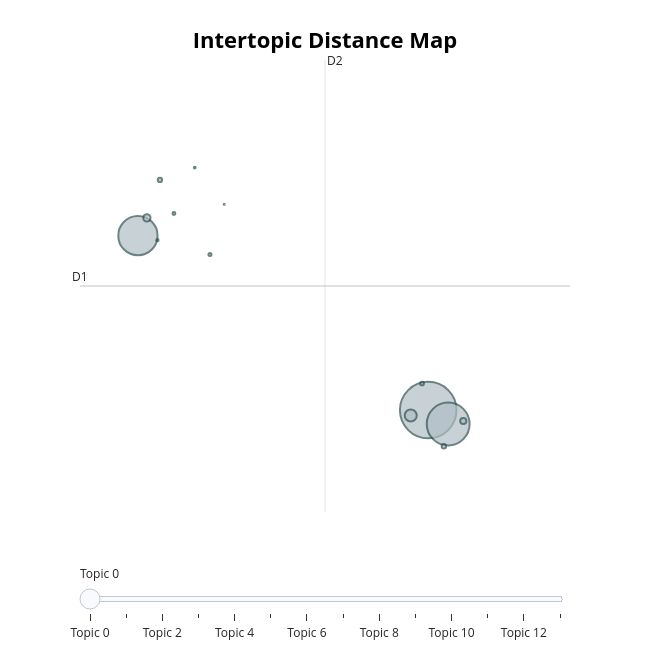
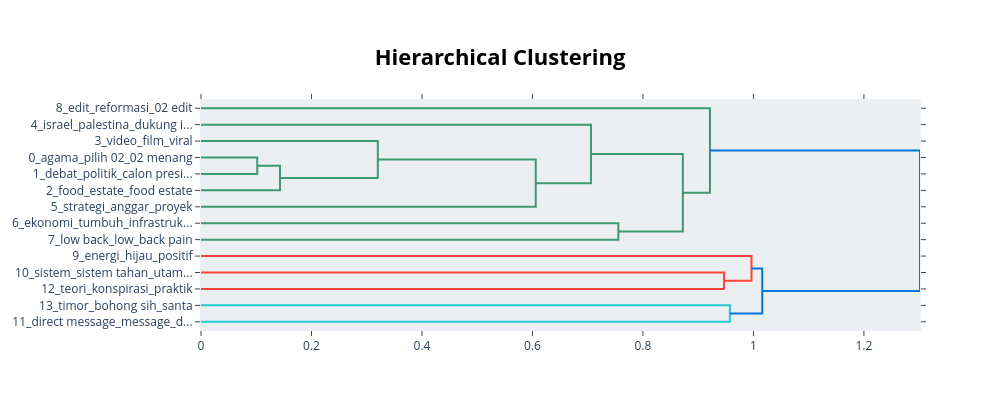
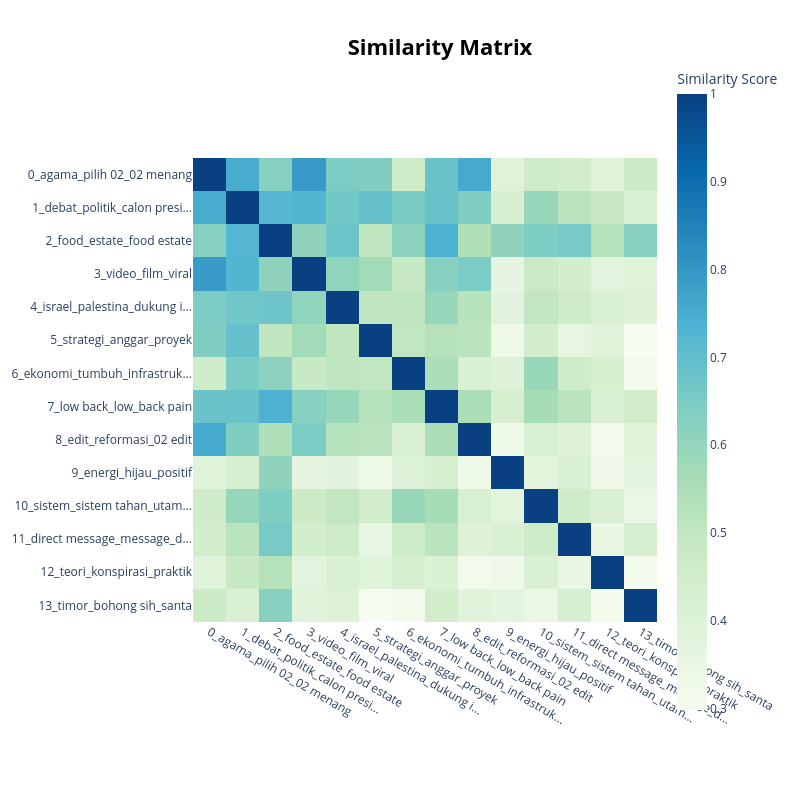

Source (notebook cell) for these figures, in order:
### Code cell
# Get the improved topic information
topic_info = topic_model.get_topic_info()
print("\nImproved Topic Information:")
print(topic_info.head(10))

# Print topics with their new labels
print("\nTopik Pembicaraan Masyarakat terhadap Pasangan Prabowo-Gibran:")
for index, row in topic_info.iterrows():
    if row["Topic"] != -1:  # Skip outlier topic
        topic_id = row["Topic"]
        words = [word[0] for word in topic_model.get_topic(topic_id)[:8]]
        print(f"Theme: {row['Name']}")
        print(f"Keywords: {', '.join(words)}")
        print(f"Document count: {row['Count']}")
        print("-" * 50)

# Create a topic distribution visualization
plt.figure(figsize=(12, 6))
topic_counts = topic_info[topic_info["Topic"] != -1]["Count"]
topic_names = [label for topic, label in topic_labels.items() if topic != -1][:len(topic_counts)]

# Plot with better color scheme
bars = plt.bar(topic_names, topic_counts, color=plt.cm.viridis(np.linspace(0, 1, len(topic_counts))))

# Add count labels on top of bars
for bar in bars:
    height = bar.get_height()
    plt.text(bar.get_x() + bar.get_width()/2., height + 0.5,
            f'{int(height)}', ha='center', va='bottom', fontweight='bold')

plt.xticks(rotation=45, ha="right")
plt.title("Distribusi Topik Pembicaraan Masyarakat Terhadap Pasangan Prabowo-Gibran", fontsize=14, fontweight='bold')
plt.xlabel("Topik Pembicaraan", fontsize=12)
plt.ylabel("Number of Tweets", fontsize=12)
plt.tight_layout()
plt.grid(axis='y', linestyle='--', alpha=0.7)
plt.show()

# Display interactive visualizations
intertopic_map = topic_model.visualize_topics()
display(intertopic_map)

# Create hierarchical clustering visualization
hierarchy = topic_model.visualize_hierarchy()
display(hierarchy)

# Create heatmap of topic similarities
heatmap = topic_model.visualize_heatmap()
display(heatmap)

# Create word clouds for top 3 topics
plt.figure(figsize=(15, 10))
for i, topic_id in enumerate(topic_info[topic_info['Topic'] != -1]['Topic'][:3]):
    plt.subplot(1, 3, i+1)
    
    # Get topic words and weights
    words = dict(topic_model.get_topic(topic_id)[:15])
    
    # Create and display wordcloud
    wordcloud = WordCloud(width=400, height=400, background_color='white', 
                          colormap='viridis', max_words=50).generate_from_frequencies(words)
    
    plt.imshow(wordcloud, interpolation='bilinear')
    plt.title(f"Topic: {topic_labels[topic_id]}", fontsize=12)
    plt.axis('off')

plt.tight_layout()
plt.show()

### Figure 1 — Plotly figure (JSON) as saved in the notebook; plotly's stock layout.template omitted (floating-point values rounded to 4 significant figures)
{"data": [{"customdata": [[0, "agama | pilih 02 | 02 menang | dukung 02 | calon 02", 25911], [1, "debat | politik | calon presiden | demokrasi | wakil presiden", 14859], [2, "food | estate | food estate | satu | tentara", 12480], [3, "video | film | viral | lihat video | porno", 1186], [4, "israel | palestina | dukung israel | gaza | tulis", 427], [5, "strategi | anggar | proyek | efektif | jitu", 310], [6, "ekonomi | tumbuh | infrastruktur | cipta | cipta lapang kerja", 157], [7, "low back | low | back pain | low back pain | pain", 148], [8, "edit | reformasi | 02 edit | cape | cape cape", 112], [9, "energi | hijau | positif | inspirasi | energi positif", 75], [10, "sistem | sistem tahan | utama sistem tahan | utama sistem | alat utama", 67], [11, "direct message | message | direct | online | ojek online", 41], [12, "teori | konspirasi | praktik | handal | korea pop", 26], [13, "timor | bohong sih | santa | gbla | coba cari", 11]], "hovertemplate": "<b>Topic %{customdata[0]}</b><br>%{customdata[1]}<br>Size: %{customdata[2]}", "legendgroup": "", "marker": {"color": "#B0BEC5", "line": {"color": "DarkSlateGrey", "width": 2}, "size": [25911, 14859, 12480, 1186, 427, 310, 157, 148, 112, 75, 67, 41, 26, 11], "sizemode": "area", "sizeref": 16.19, "symbol": "circle"}, "mode": "markers", "name": "", "orientation": "v", "showlegend": false, "type": "scatter", "x": [19.8, 20.38, 11.3, 19.29, 11.56, 20.82, 20.26, 11.95, 19.62, 13.41, 12.36, 11.87, 12.96, 13.83], "xaxis": "x", "y": [10.25, 9.953, 14.02, 10.14, 14.41, 10.02, 9.473, 15.23, 10.83, 13.61, 14.5, 13.92, 15.49, 14.7], "yaxis": "y"}], "layout": {"annotations": [{"showarrow": false, "text": "D1", "x": 9.607, "y": 12.93, "yshift": 10}, {"showarrow": false, "text": "D2", "x": 16.78, "xshift": 10, "y": 17.82}], "height": 650, "hoverlabel": {"bgcolor": "white", "font": {"family": "Rockwell", "size": 16}}, "legend": {"itemsizing": "constant", "tracegroupgap": 0}, "margin": {"t": 60}, "shapes": [{"line": {"color": "#CFD8DC", "width": 2}, "type": "line", "x0": 16.78, "x1": 16.78, "y0": 8.052, "y1": 17.82}, {"line": {"color": "#9E9E9E", "width": 2}, "type": "line", "x0": 9.607, "x1": 23.95, "y0": 12.93, "y1": 12.93}], "sliders": [{"active": 0, "pad": {"t": 50}, "steps": [{"args": [{"marker.color": [["red", "#B0BEC5", "#B0BEC5", "#B0BEC5", "#B0BEC5", "#B0BEC5", "#B0BEC5", "#B0BEC5", "#B0BEC5", "#B0BEC5", "#B0BEC5", "#B0BEC5", "#B0BEC5", "#B0BEC5"]]}], "label": "Topic 0", "method": "update"}, {"args": [{"marker.color": [["#B0BEC5", "red", "#B0BEC5", "#B0BEC5", "#B0BEC5", "#B0BEC5", "#B0BEC5", "#B0BEC5", "#B0BEC5", "#B0BEC5", "#B0BEC5", "#B0BEC5", "#B0BEC5", "#B0BEC5"]]}], "label": "Topic 1", "method": "update"}, {"args": [{"marker.color": [["#B0BEC5", "#B0BEC5", "red", "#B0BEC5", "#B0BEC5", "#B0BEC5", "#B0BEC5", "#B0BEC5", "#B0BEC5", "#B0BEC5", "#B0BEC5", "#B0BEC5", "#B0BEC5", "#B0BEC5"]]}], "label": "Topic 2", "method": "update"}, {"args": [{"marker.color": [["#B0BEC5", "#B0BEC5", "#B0BEC5", "red", "#B0BEC5", "#B0BEC5", "#B0BEC5", "#B0BEC5", "#B0BEC5", "#B0BEC5", "#B0BEC5", "#B0BEC5", "#B0BEC5", "#B0BEC5"]]}], "label": "Topic 3", "method": "update"}, {"args": [{"marker.color": [["#B0BEC5", "#B0BEC5", "#B0BEC5", "#B0BEC5", "red", "#B0BEC5", "#B0BEC5", "#B0BEC5", "#B0BEC5", "#B0BEC5", "#B0BEC5", "#B0BEC5", "#B0BEC5", "#B0BEC5"]]}], "label": "Topic 4", "method": "update"}, {"args": [{"marker.color": [["#B0BEC5", "#B0BEC5", "#B0BEC5", "#B0BEC5", "#B0BEC5", "red", "#B0BEC5", "#B0BEC5", "#B0BEC5", "#B0BEC5", "#B0BEC5", "#B0BEC5", "#B0BEC5", "#B0BEC5"]]}], "label": "Topic 5", "method": "update"}, {"args": [{"marker.color": [["#B0BEC5", "#B0BEC5", "#B0BEC5", "#B0BEC5", "#B0BEC5", "#B0BEC5", "red", "#B0BEC5", "#B0BEC5", "#B0BEC5", "#B0BEC5", "#B0BEC5", "#B0BEC5", "#B0BEC5"]]}], "label": "Topic 6", "method": "update"}, {"args": [{"marker.color": [["#B0BEC5", "#B0BEC5", "#B0BEC5", "#B0BEC5", "#B0BEC5", "#B0BEC5", "#B0BEC5", "red", "#B0BEC5", "#B0BEC5", "#B0BEC5", "#B0BEC5", "#B0BEC5", "#B0BEC5"]]}], "label": "Topic 7", "method": "update"}, {"args": [{"marker.color": [["#B0BEC5", "#B0BEC5", "#B0BEC5", "#B0BEC5", "#B0BEC5", "#B0BEC5", "#B0BEC5", "#B0BEC5", "red", "#B0BEC5", "#B0BEC5", "#B0BEC5", "#B0BEC5", "#B0BEC5"]]}], "label": "Topic 8", "method": "update"}, {"args": [{"marker.color": [["#B0BEC5", "#B0BEC5", "#B0BEC5", "#B0BEC5", "#B0BEC5", "#B0BEC5", "#B0BEC5", "#B0BEC5", "#B0BEC5", "red", "#B0BEC5", "#B0BEC5", "#B0BEC5", "#B0BEC5"]]}], "label": "Topic 9", "method": "update"}, {"args": [{"marker.color": [["#B0BEC5", "#B0BEC5", "#B0BEC5", "#B0BEC5", "#B0BEC5", "#B0BEC5", "#B0BEC5", "#B0BEC5", "#B0BEC5", "#B0BEC5", "red", "#B0BEC5", "#B0BEC5", "#B0BEC5"]]}], "label": "Topic 10", "method": "update"}, {"args": [{"marker.color": [["#B0BEC5", "#B0BEC5", "#B0BEC5", "#B0BEC5", "#B0BEC5", "#B0BEC5", "#B0BEC5", "#B0BEC5", "#B0BEC5", "#B0BEC5", "#B0BEC5", "red", "#B0BEC5", "#B0BEC5"]]}], "label": "Topic 11", "method": "update"}, {"args": [{"marker.color": [["#B0BEC5", "#B0BEC5", "#B0BEC5", "#B0BEC5", "#B0BEC5", "#B0BEC5", "#B0BEC5", "#B0BEC5", "#B0BEC5", "#B0BEC5", "#B0BEC5", "#B0BEC5", "red", "#B0BEC5"]]}], "label": "Topic 12", "method": "update"}, {"args": [{"marker.color": [["#B0BEC5", "#B0BEC5", "#B0BEC5", "#B0BEC5", "#B0BEC5", "#B0BEC5", "#B0BEC5", "#B0BEC5", "#B0BEC5", "#B0BEC5", "#B0BEC5", "#B0BEC5", "#B0BEC5", "red"]]}], "label": "Topic 13", "method": "update"}]}], "title": {"font": {"color": "Black", "size": 22}, "text": "<b>Intertopic Distance Map</b>", "x": 0.5, "xanchor": "center", "y": 0.95, "yanchor": "top"}, "width": 650, "xaxis": {"anchor": "y", "domain": [0, 1], "range": [9.607, 23.95], "title": {"text": ""}, "visible": false}, "yaxis": {"anchor": "x", "domain": [0, 1], "range": [8.052, 17.82], "title": {"text": ""}, "visible": false}}}

### Figure 2 — Plotly figure (JSON) as saved in the notebook; plotly's stock layout.template omitted (floating-point values rounded to 4 significant figures)
{"data": [{"hoverinfo": "text", "marker": {"color": "rgb(61,153,112)"}, "mode": "lines", "type": "scatter", "x": [0.0, 0.1018, 0.1018, 0.0], "xaxis": "x", "y": [-35.0, -35.0, -45.0, -45.0], "yaxis": "y"}, {"hoverinfo": "text", "marker": {"color": "rgb(61,153,112)"}, "mode": "lines", "type": "scatter", "x": [0.1018, 0.143, 0.143, 0.0], "xaxis": "x", "y": [-40.0, -40.0, -55.0, -55.0], "yaxis": "y"}, {"hoverinfo": "text", "marker": {"color": "rgb(61,153,112)"}, "mode": "lines", "type": "scatter", "x": [0.0, 0.3201, 0.3201, 0.143], "xaxis": "x", "y": [-25.0, -25.0, -47.5, -47.5], "yaxis": "y"}, {"hoverinfo": "text", "marker": {"color": "rgb(61,153,112)"}, "mode": "lines", "type": "scatter", "x": [0.3201, 0.606, 0.606, 0.0], "xaxis": "x", "y": [-36.25, -36.25, -65.0, -65.0], "yaxis": "y"}, {"hoverinfo": "text", "marker": {"color": "rgb(61,153,112)"}, "mode": "lines", "type": "scatter", "x": [0.0, 0.7059, 0.7059, 0.606], "xaxis": "x", "y": [-15.0, -15.0, -50.62, -50.62], "yaxis": "y"}, {"hoverinfo": "text", "marker": {"color": "rgb(61,153,112)"}, "mode": "lines", "type": "scatter", "x": [0.0, 0.7555, 0.7555, 0.0], "xaxis": "x", "y": [-75.0, -75.0, -85.0, -85.0], "yaxis": "y"}, {"hoverinfo": "text", "marker": {"color": "rgb(61,153,112)"}, "mode": "lines", "type": "scatter", "x": [0.7059, 0.8722, 0.8722, 0.7555], "xaxis": "x", "y": [-32.81, -32.81, -80.0, -80.0], "yaxis": "y"}, {"hoverinfo": "text", "marker": {"color": "rgb(61,153,112)"}, "mode": "lines", "type": "scatter", "x": [0.0, 0.9213, 0.9213, 0.8722], "xaxis": "x", "y": [-5.0, -5.0, -56.41, -56.41], "yaxis": "y"}, {"hoverinfo": "text", "marker": {"color": "rgb(255,65,54)"}, "mode": "lines", "type": "scatter", "x": [0.0, 0.9468, 0.9468, 0.0], "xaxis": "x", "y": [-105.0, -105.0, -115.0, -115.0], "yaxis": "y"}, {"hoverinfo": "text", "marker": {"color": "rgb(255,65,54)"}, "mode": "lines", "type": "scatter", "x": [0.0, 0.9965, 0.9965, 0.9468], "xaxis": "x", "y": [-95.0, -95.0, -110.0, -110.0], "yaxis": "y"}, {"hoverinfo": "text", "marker": {"color": "rgb(35,205,205)"}, "mode": "lines", "type": "scatter", "x": [0.0, 0.9574, 0.9574, 0.0], "xaxis": "x", "y": [-125.0, -125.0, -135.0, -135.0], "yaxis": "y"}, {"hoverinfo": "text", "marker": {"color": "rgb(0,116,217)"}, "mode": "lines", "type": "scatter", "x": [0.9965, 1.016, 1.016, 0.9574], "xaxis": "x", "y": [-102.5, -102.5, -130.0, -130.0], "yaxis": "y"}, {"hoverinfo": "text", "marker": {"color": "rgb(0,116,217)"}, "mode": "lines", "type": "scatter", "x": [0.9213, 1.302, 1.302, 1.016], "xaxis": "x", "y": [-30.7, -30.7, -116.2, -116.2], "yaxis": "y"}], "layout": {"autosize": false, "height": 410, "hoverlabel": {"bgcolor": "white", "font": {"family": "Rockwell", "size": 16}}, "hovermode": "closest", "plot_bgcolor": "#ECEFF1", "showlegend": false, "title": {"font": {"color": "Black", "size": 22}, "text": "<b>Hierarchical Clustering</b>", "x": 0.5, "xanchor": "center", "yanchor": "top"}, "width": 1000, "xaxis": {"mirror": "allticks", "rangemode": "tozero", "showgrid": false, "showline": true, "showticklabels": true, "ticks": "outside", "type": "linear", "zeroline": false}, "yaxis": {"mirror": "allticks", "range": [-140, 0], "rangemode": "tozero", "showgrid": false, "showline": true, "showticklabels": true, "tickmode": "array", "ticks": "outside", "ticktext": ["8_edit_reformasi_02 edit", "4_israel_palestina_dukung i...", "3_video_film_viral", "0_agama_pilih 02_02 menang", "1_debat_politik_calon presi...", "2_food_estate_food estate", "5_strategi_anggar_proyek", "6_ekonomi_tumbuh_infrastruk...", "7_low back_low_back pain", "9_energi_hijau_positif", "10_sistem_sistem tahan_utam...", "12_teori_konspirasi_praktik", "13_timor_bohong sih_santa", "11_direct message_message_d..."], "tickvals": [-5, -15, -25, -35, -45, -55, -65, -75, -85, -95, -105, -115, -125, -135], "type": "linear", "zeroline": false}}}

### Figure 3 — Plotly figure (JSON) as saved in the notebook; plotly's stock layout.template omitted (floating-point values rounded to 4 significant figures; data arrays with more than 128 entries replaced by an {"elided": "..."} marker saying what was removed)
{"data": [{"coloraxis": "coloraxis", "hovertemplate": "x: %{x}<br>y: %{y}<br>Similarity Score: %{z}<extra></extra>", "name": "0", "type": "heatmap", "x": ["0_agama_pilih 02_02 menang", "1_debat_politik_calon presi...", "2_food_estate_food estate", "3_video_film_viral", "4_israel_palestina_dukung i...", "5_strategi_anggar_proyek", "6_ekonomi_tumbuh_infrastruk...", "7_low back_low_back pain", "8_edit_reformasi_02 edit", "9_energi_hijau_positif", "10_sistem_sistem tahan_utam...", "11_direct message_message_d...", "12_teori_konspirasi_praktik", "13_timor_bohong sih_santa"], "xaxis": "x", "y": ["0_agama_pilih 02_02 menang", "1_debat_politik_calon presi...", "2_food_estate_food estate", "3_video_film_viral", "4_israel_palestina_dukung i...", "5_strategi_anggar_proyek", "6_ekonomi_tumbuh_infrastruk...", "7_low back_low_back pain", "8_edit_reformasi_02 edit", "9_energi_hijau_positif", "10_sistem_sistem tahan_utam...", "11_direct message_message_d...", "12_teori_konspirasi_praktik", "13_timor_bohong sih_santa"], "yaxis": "y", "z": {"elided": "14x14 float values"}}], "layout": {"coloraxis": {"colorbar": {"title": {"text": "Similarity Score"}}, "colorscale": [[0, "rgb(247,252,240)"], [0.125, "rgb(224,243,219)"], [0.25, "rgb(204,235,197)"], [0.375, "rgb(168,221,181)"], [0.5, "rgb(123,204,196)"], [0.625, "rgb(78,179,211)"], [0.75, "rgb(43,140,190)"], [0.875, "rgb(8,104,172)"], [1, "rgb(8,64,129)"]]}, "height": 800, "hoverlabel": {"bgcolor": "white", "font": {"family": "Rockwell", "size": 16}}, "legend": {"title": {"text": "Trend"}}, "margin": {"t": 60}, "showlegend": true, "title": {"font": {"color": "Black", "size": 22}, "text": "<b>Similarity Matrix</b>", "x": 0.55, "xanchor": "center", "y": 0.95, "yanchor": "top"}, "width": 800, "xaxis": {"anchor": "y", "constrain": "domain", "domain": [0, 1], "scaleanchor": "y"}, "yaxis": {"anchor": "x", "autorange": "reversed", "constrain": "domain", "domain": [0, 1]}}}
